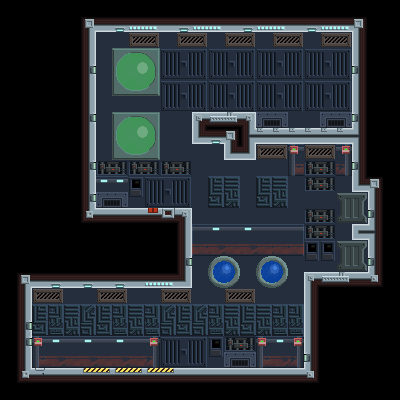

The image is a tile-based game level rendered from a .tmx file. Its description and source (layers, tilesets, objects; grid data summarised) follow:
An orthogonal 25x25 tile map with 16x16 px tiles, 2 tile layers (texture, textureLand) and 19 objects.

<map version="1.0" orientation="orthogonal" renderorder="left-down" width="25" height="25" tilewidth="16" tileheight="16" nextobjectid="23">
 <tileset firstgid="1" name="tileSetLand" tilewidth="16" tileheight="16" tilecount="150">
  <image source="tileSetLand.png" width="240" height="160" />
 </tileset>
 <layer name="texture" width="25" height="25">
  <data>[625 cells, 297 non-empty, 39 distinct tile ids]</data>
 </layer>
 <layer name="textureLand" width="25" height="25">
  <data>[625 cells, 233 non-empty, 67 distinct tile ids]</data>
 </layer>
 <objectgroup name="landingpad">
  <object id="3" x="64" y="336" width="80" height="32" />
  <object id="4" x="272" y="96" width="80" height="32" />
 </objectgroup>
 <objectgroup name="player">
  <object id="5" x="80" y="304" width="48" height="32" />
 </objectgroup>
 <objectgroup name="objects">
  <object id="6" x="16" y="368" width="304" height="16" />
  <object id="8" x="16" y="272" width="16" height="96" />
  <object id="9" x="32" y="272" width="160" height="16" />
  <object id="10" x="176" y="208" width="16" height="64" />
  <object id="11" x="80" y="208" width="96" height="16" />
  <object id="12" x="80" y="16" width="16" height="192" />
  <object id="13" x="96" y="16" width="272" height="16" />
  <object id="14" x="352" y="32" width="16" height="96" />
  <object id="15" x="256" y="128" width="112" height="16" />
  <object id="16" x="224" y="112" width="32" height="48" />
  <object id="17" x="192" y="112" width="32" height="32" />
  <object id="18" x="352" y="144" width="16" height="48" />
  <object id="19" x="368" y="176" width="16" height="112" />
  <object id="20" x="304" y="272" width="64" height="16" />
  <object id="21" x="352" y="224" width="16" height="16" />
  <object id="22" x="304" y="288" width="16" height="80" />
 </objectgroup>
</map>